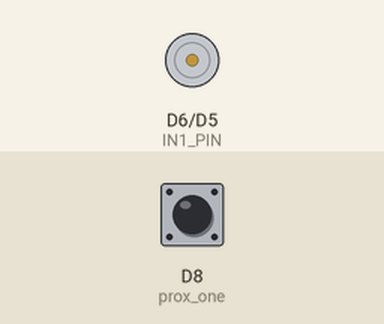
Recording of a sketch running on a simulated Arduino MKR. On the bench: motor-driver pin pairs drawn as motors (green arrow = first pin HIGH = forward, orange = second pin HIGH = backward, longer = more drive, scaled by the enable pin). The test bench sets the inputs (shaded band); at power-on: D8 (prox_one) HIGH. WiFi joins after 1.5 s; servers stay silent unless stated; what the sketch prints to the serial monitor is not drawn. At 78.7 s the program stops and its outputs stay as they are.

Above: at 10.7 s.
At 19.2 s:
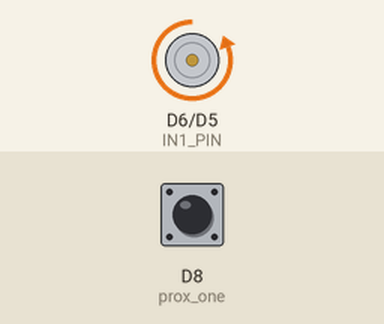
Timing chart, 0 to 28.8 s (numbered marks = the images above):
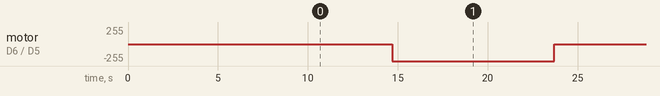

Measured:
- by itself, motor on D6 (IN1_PIN) / D5 (IN2_PIN): repeats every 17.0 s: stopped 8.0 s, backward 255/255 9.0 s, until it stays forward 255/255 from 57.7 s

The sketch:

assembly_working_p1.ino
```cpp
#include <WiFiNINA.h>

char ssid[] = "Hufflepuff";     // your network SSID (name)
char pass[] = "Episkey5972"; // your network password
int status = WL_IDLE_STATUS;  // the WiFiNINA library status

IPAddress serverIP(192, 168, 1, 101); // IP address of the server
int serverPort = 1234;                // port number of the server

WiFiClient client;

const int ENA_PIN = 7; // the Arduino pin connected to the EN1 pin L298N
const int IN1_PIN = 6; // the Arduino pin connected to the IN1 pin L298N
const int IN2_PIN = 5; // the Arduino pin connected to the IN2 pin L298N

int prox_one = 8;
int prox_one_val;

int count;

void setup()
{

  Serial.begin(9600);
  pinMode(prox_one,INPUT);

  pinMode(ENA_PIN, OUTPUT);
  pinMode(IN1_PIN, OUTPUT);
  pinMode(IN2_PIN, OUTPUT);
  digitalWrite(ENA_PIN, HIGH);

  // Attempt to connect to WiFi network
  while (status != WL_CONNECTED) {
    Serial.print("Attempting to connect to SSID: ");
    Serial.println(ssid);
    status = WiFi.begin(ssid, pass);
    delay(5000);
  }

  Serial.println("Connected to WiFi");

  // Attempt to connect to server
  while (!client.connect("192.168.1.101", 1234)) {
    Serial.println("Failed to connect to server");
    delay(5000);
    count = 10;
  }

  count=0;
  Serial.println("Connected to server");

  // Send data to server
  client.println("Hello, server! The Assembly Station is now connected and is up running now...!");

}

void loop()
{

  while (count<4)
  {

    prox_one_val = digitalRead(prox_one);

    if (prox_one_val==LOW)
    {
      //Serial.println("no box detected");

      // extend the actuator
      digitalWrite(IN1_PIN, LOW);
      digitalWrite(IN2_PIN, HIGH);

    }

    if (prox_one_val==HIGH)
    {

      if (count<3)
      {
        client.println("Box Aligned");

        // stop the actuator
        digitalWrite(IN1_PIN, LOW);
        digitalWrite(IN2_PIN, LOW);

        //put code here... cmd will be sent to the upper cylinder to open and close for t seconds

        client.println("now filling the box");

        delay(8000); //since no way of ensuring the box is filled, we wait for a small time

        digitalWrite(IN1_PIN, LOW);
        digitalWrite(IN2_PIN, HIGH);

        client.println("aligning next box.................");

        delay(8000);

        count++; // Increment count by 1

        client.print("no of boxes filled:");
        client.println(count);


        delay(1000); // Wait for 1 second

      }


      else
      {
        // retracts the actuator
        client.println("retracting the actuator");
        digitalWrite(IN1_PIN, HIGH);
        digitalWrite(IN2_PIN, LOW);

        client.println("Boxes ready for dispatch... Waiting for the Bot to dock...!");

        delay(20000);
        count++;  //here count should become 4


      }


    }

  }


// Exit the program once the loop is terminated
client.println("Sequence Terminated");
delay(1000);
exit(0);

}
```
